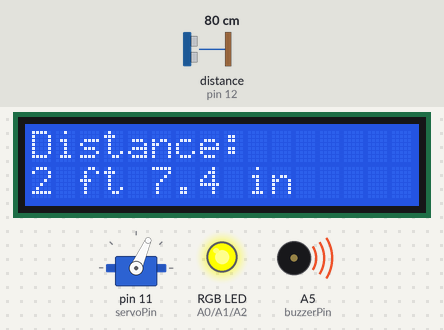
A sketch run on a simulated Arduino Uno, built with avr-gcc and run on an emulated ATmega328P. Parts: servo, 16×2 character LCD, an RGB LED mixed from three pins (HIGH = lit), buzzer (waves = sounding). Wiring (inferred from the names in the program): ultrasonic range finder: trigger pin 13; echo pin 12. The test bench sets the inputs (shaded band); at power-on: distance to the obstacle (sensor on pin 12) 80 cm. The echo pulse lasts 58.3 µs per cm; pins used as bus, display or sensor lines are not drawn; what the sketch prints to the serial monitor is not drawn.

Above: at 1.2 s.
1.3 s: distance to the obstacle (sensor on pin 12) set to 2 cm
At 1.71 s:
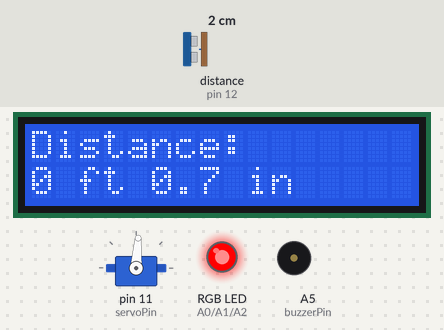
3.9 s: distance to the obstacle (sensor on pin 12) set to 120 cm
At 4.14 s:
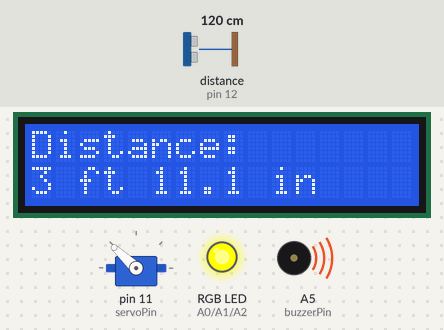
6.3 s: distance to the obstacle (sensor on pin 12) set to 4 cm
At 6.55 s:
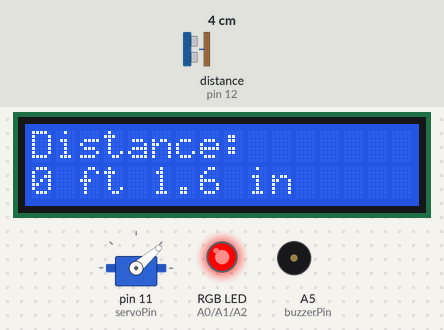
8.8 s: distance to the obstacle (sensor on pin 12) set to 250 cm
At 8.96 s:
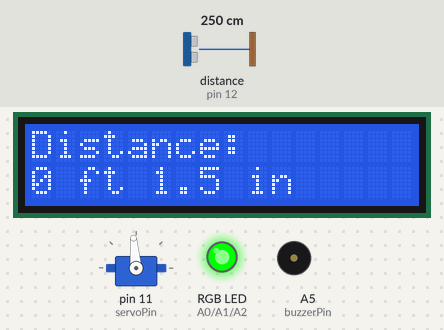
11.2 s: distance to the obstacle (sensor on pin 12) set to 9 cm
At 11.36 s:
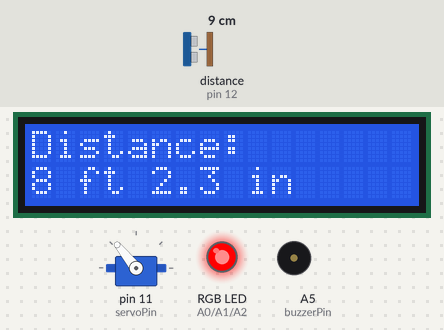
14.2 s: distance to the obstacle (sensor on pin 12) set to 57 cm
At 14.66 s:
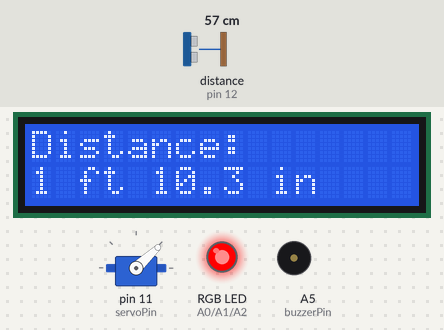
17.2 s: distance to the obstacle (sensor on pin 12) set to 65 cm
Timing chart, 0 to 27.1 s (numbered marks = the images above; inputs shaded):
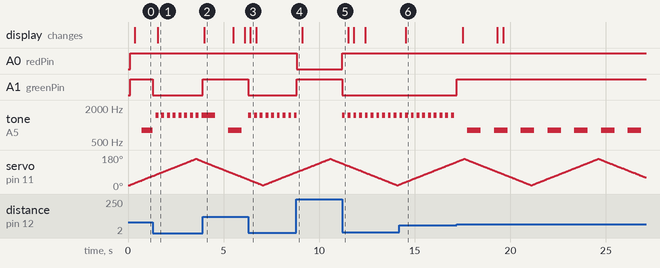

The sketch:

Arduino_Proximity_Scanner.ino
```cpp
#include <Servo.h>
#include <LiquidCrystal.h>


// OBJECTS
Servo scanner;

LiquidCrystal lcd(10, 9, 5, 4, 3, 2);


// PIN DEFINITIONS
const int servoPin = 11;

const int trigPin = 13;
const int echoPin = 12;

const int redPin = A0;
const int greenPin = A1;
const int bluePin = A2;

const int buzzerPin = A5;


// SERVO VARIABLES
int angle = 20;
int direction = 1;

unsigned long previousServoTime = 0;
const unsigned long servoInterval = 25;


// ULTRASONIC VARIABLES
unsigned long previousSensorTime = 0;
const unsigned long sensorInterval = 100;

unsigned long duration = 0;
float distanceInches = 0;


// LCD VARIABLES
unsigned long previousLCDTime = 0;
const unsigned long lcdInterval = 150;


// BUZZER VARIABLES
unsigned long previousBeepTime = 0;
bool buzzerState = false;


// DISTANCE THRESHOLDS
const float warningDistance = 48.0;
const float dangerDistance = 24.0;


void setup()
{
    scanner.attach(servoPin);
    scanner.write(angle);


    pinMode(trigPin, OUTPUT);
    pinMode(echoPin, INPUT);


    // RGB LED
    pinMode(redPin, OUTPUT);
    pinMode(greenPin, OUTPUT);
    pinMode(bluePin, OUTPUT);


    pinMode(buzzerPin, OUTPUT);


    lcd.begin(16, 2);
    lcd.setCursor(0, 0);
    lcd.print("Scanner Active");


    // Start with LED and buzzer off
    setColor(LOW, LOW, LOW);
    noTone(buzzerPin);


    Serial.begin(9600);
}


void loop()
{
    updateServo();


    measureDistance();

    updateLCD();


    updateWarningSystem();
}


//Servo sweeping motion
void updateServo()
{
    unsigned long currentTime = millis();

    if (currentTime - previousServoTime >= servoInterval)
    {
        previousServoTime = currentTime;

        angle += direction;

        if (angle >= 160)
        {
            angle = 160;
            direction = -1;
        }

        if (angle <= 20)
        {
            angle = 20;
            direction = 1;
        }

        scanner.write(angle);
    }
}


//Ultrasonic sensor measuring
void measureDistance()
{
    unsigned long currentTime = millis();

    if (currentTime - previousSensorTime >= sensorInterval)
    {
        previousSensorTime = currentTime;


        digitalWrite(trigPin, LOW);
        delayMicroseconds(2);

        digitalWrite(trigPin, HIGH);
        delayMicroseconds(10);

        digitalWrite(trigPin, LOW);


        duration = pulseIn(echoPin, HIGH, 25000);

        // Only update if valid
        if (duration > 0)
        {

          //speed of sound times how long / 2(there and back)
            distanceInches = duration * 0.0135 / 2.0;
        }

        Serial.print("Angle: ");
        Serial.print(angle);

        Serial.print("  Distance: ");
        Serial.print(distanceInches, 1);

        Serial.println(" in");
    }
}


void updateLCD()
{
    unsigned long currentTime = millis();

    if (currentTime - previousLCDTime >= lcdInterval)
    {
        previousLCDTime = currentTime;

        int feet = distanceInches / 12;

        float remainingInches =
            distanceInches - (feet * 12);

        lcd.setCursor(0, 0);
        lcd.print("Distance:       ");

        lcd.setCursor(0, 1);

        lcd.print(feet);
        lcd.print(" ft ");

        lcd.print(remainingInches, 1);
        lcd.print(" in   ");
    }
}


//LED and Buzzer control system
void updateWarningSystem()
{
    //bad reading
    if (distanceInches <= 0)
    {
        setColor(LOW, LOW, LOW);

        noTone(buzzerPin);
        buzzerState = false;

        return;
    }

    // SAFE
    if (distanceInches > warningDistance)
    {

        setColor(LOW, HIGH, LOW);

        noTone(buzzerPin);
        buzzerState = false;
    }

    // WARNING
    else if (distanceInches > dangerDistance)
    {
        // Yellow = red + green
        setColor(HIGH, HIGH, LOW);

        updateBuzzer(
            700,
            800
        );
    }

    // DANGER
    else
    {

        setColor(HIGH, LOW, LOW);

        updateBuzzer(
            150,
            1500
        );
    }
}
//buzzer function for warning system
void updateBuzzer(
    unsigned long beepInterval,
    int frequency
)
{
    unsigned long currentTime = millis();

    if (currentTime - previousBeepTime >= beepInterval)
    {
        previousBeepTime = currentTime;

        buzzerState = !buzzerState;

        if (buzzerState)
        {
            tone(buzzerPin, frequency);
        }
        else
        {
            noTone(buzzerPin);


        }

    }


}


// RGB LED FUNCTION+ might need to switch to 3 seperate led for hardware issue


void setColor(bool red, bool green, bool blue)
{
    digitalWrite(redPin, red);
    digitalWrite(greenPin, green);
    digitalWrite(bluePin, blue);
}
```

Measured:
- after the input at 1.3 s, A1 (greenPin): HIGH → LOW at once; tone on A5 (buzzerPin): alternates 1500 Hz for 0.15 s and silent for 0.15 s, starting at once; the display: changes after 0.27 s (image 1)
- after the input at 3.9 s, A1 (greenPin): LOW → HIGH at once; the display: changes after 0.10 s (image 2)
- after the input at 6.3 s, A1 (greenPin): HIGH → LOW at once; tone on A5 (buzzerPin): alternates 1500 Hz for 0.15 s and silent for 0.15 s, starting at once; the display: changes after 0.10 s (image 3)
- after the input at 8.8 s, A0 (redPin): HIGH → LOW at once; A1 (greenPin): LOW → HIGH at once
- after the input at 11.2 s, A0 (redPin): LOW → HIGH at once; A1 (greenPin): HIGH → LOW at once; tone on A5 (buzzerPin): alternates 1500 Hz for 0.15 s and silent for 0.15 s, starting at once
- after the input at 14.2 s, the display: changes after 0.32 s (image 6)
- after the input at 17.2 s, A1 (greenPin): LOW → HIGH at once; tone on A5 (buzzerPin): alternates 800 Hz for 0.70 s and silent for 0.70 s, starting after 0.56 s
